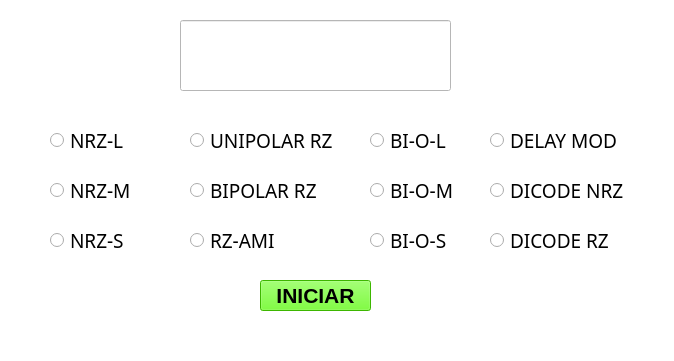
<?xml version="1.0" encoding="UTF-8"?>
<ui version="4.0">
 <class>MainWindow</class>
 <widget class="QMainWindow" name="MainWindow">
  <property name="geometry">
   <rect>
    <x>0</x>
    <y>0</y>
    <width>674</width>
    <height>361</height>
   </rect>
  </property>
  <property name="font">
   <font>
    <weight>75</weight>
    <bold>true</bold>
   </font>
  </property>
  <property name="windowTitle">
   <string>MainWindow</string>
  </property>
  <property name="styleSheet">
   <string notr="true">background-color: rgb(255, 255, 255);</string>
  </property>
  <widget class="QWidget" name="centralwidget">
   <widget class="QLabel" name="label_10">
    <property name="geometry">
     <rect>
      <x>330</x>
      <y>490</y>
      <width>501</width>
      <height>16</height>
     </rect>
    </property>
    <property name="font">
     <font>
      <family>Bahnschrift</family>
      <pointsize>12</pointsize>
      <weight>75</weight>
      <italic>true</italic>
      <bold>true</bold>
     </font>
    </property>
    <property name="text">
     <string/>
    </property>
   </widget>
   <widget class="QPushButton" name="ON">
    <property name="geometry">
     <rect>
      <x>260</x>
      <y>280</y>
      <width>111</width>
      <height>31</height>
     </rect>
    </property>
    <property name="font">
     <font>
      <pointsize>16</pointsize>
      <weight>75</weight>
      <bold>true</bold>
     </font>
    </property>
    <property name="styleSheet">
     <string notr="true">background-color: rgb(85, 255, 0);</string>
    </property>
    <property name="text">
     <string>INICIAR</string>
    </property>
   </widget>
   <widget class="QRadioButton" name="op1">
    <property name="geometry">
     <rect>
      <x>50</x>
      <y>120</y>
      <width>111</width>
      <height>41</height>
     </rect>
    </property>
    <property name="font">
     <font>
      <family>MS Reference Sans Serif</family>
      <pointsize>14</pointsize>
     </font>
    </property>
    <property name="text">
     <string>NRZ-L</string>
    </property>
   </widget>
   <widget class="QRadioButton" name="op1_2">
    <property name="geometry">
     <rect>
      <x>50</x>
      <y>170</y>
      <width>111</width>
      <height>41</height>
     </rect>
    </property>
    <property name="font">
     <font>
      <family>MS Reference Sans Serif</family>
      <pointsize>14</pointsize>
     </font>
    </property>
    <property name="text">
     <string>NRZ-M</string>
    </property>
   </widget>
   <widget class="QRadioButton" name="op1_3">
    <property name="geometry">
     <rect>
      <x>50</x>
      <y>220</y>
      <width>111</width>
      <height>41</height>
     </rect>
    </property>
    <property name="font">
     <font>
      <family>MS Reference Sans Serif</family>
      <pointsize>14</pointsize>
     </font>
    </property>
    <property name="text">
     <string>NRZ-S</string>
    </property>
   </widget>
   <widget class="QRadioButton" name="op1_4">
    <property name="geometry">
     <rect>
      <x>190</x>
      <y>170</y>
      <width>151</width>
      <height>41</height>
     </rect>
    </property>
    <property name="font">
     <font>
      <family>MS Reference Sans Serif</family>
      <pointsize>14</pointsize>
     </font>
    </property>
    <property name="text">
     <string>BIPOLAR RZ</string>
    </property>
   </widget>
   <widget class="QRadioButton" name="op1_5">
    <property name="geometry">
     <rect>
      <x>190</x>
      <y>220</y>
      <width>111</width>
      <height>41</height>
     </rect>
    </property>
    <property name="font">
     <font>
      <family>MS Reference Sans Serif</family>
      <pointsize>14</pointsize>
     </font>
    </property>
    <property name="text">
     <string>RZ-AMI</string>
    </property>
   </widget>
   <widget class="QRadioButton" name="op1_6">
    <property name="geometry">
     <rect>
      <x>190</x>
      <y>120</y>
      <width>151</width>
      <height>41</height>
     </rect>
    </property>
    <property name="font">
     <font>
      <family>MS Reference Sans Serif</family>
      <pointsize>14</pointsize>
     </font>
    </property>
    <property name="text">
     <string>UNIPOLAR RZ</string>
    </property>
   </widget>
   <widget class="QRadioButton" name="op1_7">
    <property name="geometry">
     <rect>
      <x>370</x>
      <y>170</y>
      <width>111</width>
      <height>41</height>
     </rect>
    </property>
    <property name="font">
     <font>
      <family>MS Reference Sans Serif</family>
      <pointsize>14</pointsize>
     </font>
    </property>
    <property name="text">
     <string>BI-O-M</string>
    </property>
   </widget>
   <widget class="QRadioButton" name="op1_8">
    <property name="geometry">
     <rect>
      <x>370</x>
      <y>220</y>
      <width>111</width>
      <height>41</height>
     </rect>
    </property>
    <property name="font">
     <font>
      <family>MS Reference Sans Serif</family>
      <pointsize>14</pointsize>
     </font>
    </property>
    <property name="text">
     <string>BI-O-S</string>
    </property>
   </widget>
   <widget class="QRadioButton" name="op1_9">
    <property name="geometry">
     <rect>
      <x>370</x>
      <y>120</y>
      <width>111</width>
      <height>41</height>
     </rect>
    </property>
    <property name="font">
     <font>
      <family>MS Reference Sans Serif</family>
      <pointsize>14</pointsize>
     </font>
    </property>
    <property name="text">
     <string>BI-O-L</string>
    </property>
   </widget>
   <widget class="QRadioButton" name="op1_10">
    <property name="geometry">
     <rect>
      <x>490</x>
      <y>170</y>
      <width>151</width>
      <height>41</height>
     </rect>
    </property>
    <property name="font">
     <font>
      <family>MS Reference Sans Serif</family>
      <pointsize>14</pointsize>
     </font>
    </property>
    <property name="text">
     <string>DICODE NRZ</string>
    </property>
   </widget>
   <widget class="QRadioButton" name="op1_11">
    <property name="geometry">
     <rect>
      <x>490</x>
      <y>220</y>
      <width>151</width>
      <height>41</height>
     </rect>
    </property>
    <property name="font">
     <font>
      <family>MS Reference Sans Serif</family>
      <pointsize>14</pointsize>
     </font>
    </property>
    <property name="text">
     <string>DICODE RZ</string>
    </property>
   </widget>
   <widget class="QRadioButton" name="op1_12">
    <property name="geometry">
     <rect>
      <x>490</x>
      <y>120</y>
      <width>141</width>
      <height>41</height>
     </rect>
    </property>
    <property name="font">
     <font>
      <family>MS Reference Sans Serif</family>
      <pointsize>14</pointsize>
     </font>
    </property>
    <property name="text">
     <string>DELAY MOD</string>
    </property>
   </widget>
   <widget class="QLineEdit" name="texto">
    <property name="geometry">
     <rect>
      <x>180</x>
      <y>20</y>
      <width>271</width>
      <height>71</height>
     </rect>
    </property>
    <property name="font">
     <font>
      <family>Myanmar Text</family>
      <pointsize>16</pointsize>
     </font>
    </property>
   </widget>
  </widget>
  <widget class="QMenuBar" name="menubar">
   <property name="geometry">
    <rect>
     <x>0</x>
     <y>0</y>
     <width>674</width>
     <height>21</height>
    </rect>
   </property>
  </widget>
  <widget class="QStatusBar" name="statusbar"/>
 </widget>
 <resources>
  <include location="imjj.qrc"/>
  <include location="logo4.qrc"/>
  <include location="Logo1.qrc"/>
  <include location="logo2.qrc"/>
  <include location="logo3.qrc"/>
 </resources>
 <connections/>
</ui>
